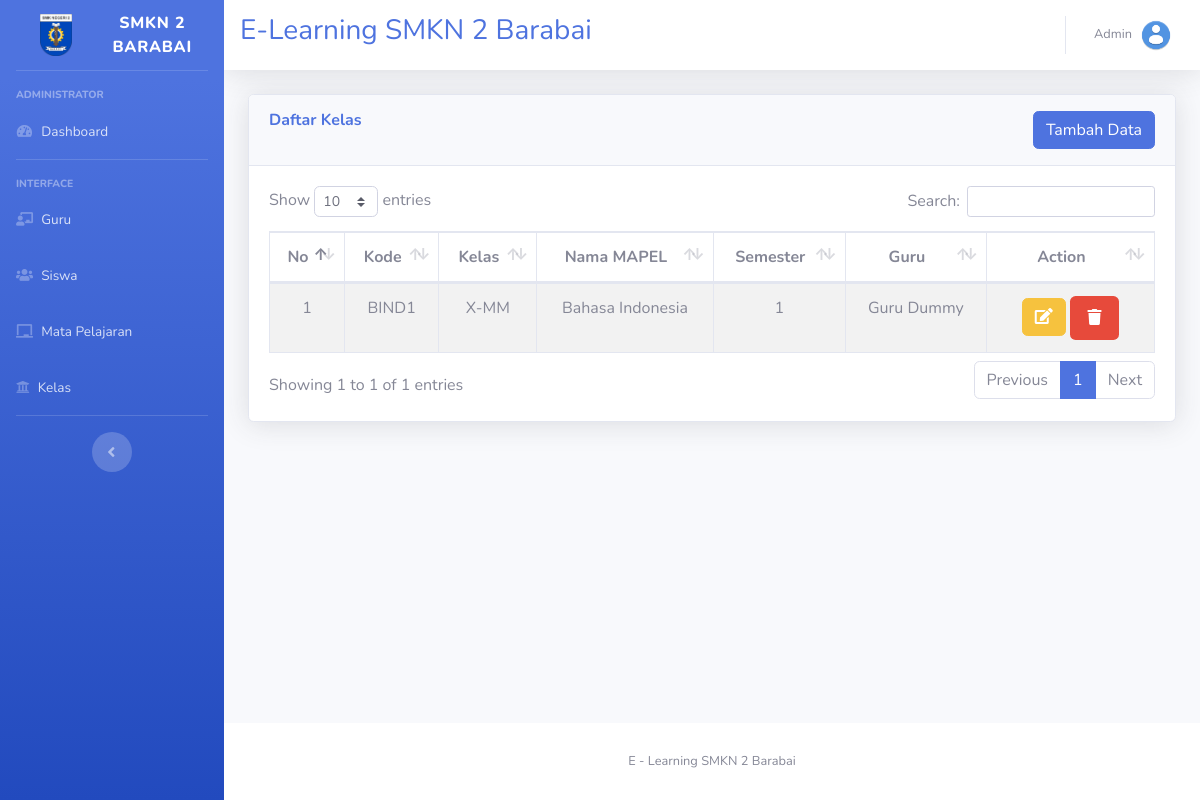
Page /index.php/c_kelas/daftar_kelas on the committed database.
### tables this page shows
CREATE TABLE `mapel` (
  `id_mapel` int(4) NOT NULL,
  `code` varchar(15) NOT NULL,
  `nama_mapel` varchar(100) NOT NULL,
  `keterangan` varchar(100) NOT NULL,
  `semester` int(2) NOT NULL
);

CREATE TABLE `kelas_mapel` (
  `id_kelas_mapel` int(4) NOT NULL,
  `NIP` varchar(20) NOT NULL,
  `id_mapel` int(4) NOT NULL,
  `kelas` varchar(20) NOT NULL,
  `token` varchar(50) NOT NULL,
  `gambar` varchar(150) NOT NULL
);

CREATE TABLE `guru` (
  `id_guru` int(5) NOT NULL,
  `NIP` varchar(20) NOT NULL,
  `nama` varchar(100) NOT NULL,
  `nohp` varchar(15) NOT NULL,
  `gender` enum('Laki-laki','Perempuan') NOT NULL
);

### application/controllers/C_kelas.php (called while the page is built, shortened)
<?php
class C_kelas extends CI_Controller
{
	public function daftar_kelas()
	{
		$data['title'] = 'Daftar Kelas';
		$this->load->model("M_kelas");
		$data['kelas'] = $this->M_kelas->tampildata()->result_array();
    $data['total_k'] = $this->M_kelas->Totalkelas();
		$this->load->view('templates/header', $data);
		$this->load->view('templates/sidebar');
		$this->load->view('templates/topbar');
		$this->load->view('templates/admin/kelas/list_kelas', $data);
		$this->load->view('templates/footer');
	}
}

### index.php (called while the page is built, shortened)
<?php
require_once BASEPATH.'core/CodeIgniter.php';

### application/models/M_kelas.php (called while the page is built, shortened)
<?php
class M_kelas extends CI_Model
{
    public function tampildata()
    {
      $this->db->select('*');
      $this->db->from('mapel, guru');
      $this->db->join('kelas_mapel', 'kelas_mapel.id_mapel = mapel.id_mapel AND kelas_mapel.NIP = guru.NIP');
      $this->db->where('kelas_mapel.id_mapel = mapel.id_mapel AND guru.NIP = kelas_mapel.NIP');
      $this->db->order_by('kelas_mapel.id_kelas_mapel', 'desc');
      return $this->db->get('');
    }
}

### application/views/templates/admin/kelas/list_kelas.php (the view, shortened to what this page needs)
<div class="container-fluid" style="margin-top: 20px">
  <head>
    <div class="card shadow mb-4">
      <div class="card-header py-3">
        <h6 class="m-0 font-weight-bold text-primary"><?php echo $title; ?>
          <a href="<?php echo base_url('C_kelas/tambah_data'); ?>" class="btn btn-primary float-right">Tambah Data</a>
      </div>
      <div class="card-body">
        <div class="table-responsive">
          <table class="table table-bordered table-striped text-center" id="dataTable" width="100%" cellspacing="0">
            <thead>
              <tr>
                <th>No</th>
                <th>Kode</th>
                <th>Kelas</th>
                <th>Nama MAPEL</th>
                <th>Semester</th>
                <th>Guru</th>
                <th style="width: 125px;">Action</th>
              </tr>
            </thead>
            <tbody>
              <?php
              $no = 1;
              foreach ($kelas  as $kelas) :
              ?>
                <tr>
                  <td><?php echo $no++;?></td>
                  <td><?php echo $kelas['code']; ?></td>
                  <td><?php echo $kelas['kelas']; ?></td>
                  <td><?php echo $kelas['nama_mapel']; ?></td>
                  <td><?php echo $kelas['semester']; ?></td>
                  <td><?php echo $kelas['nama']; ?></td>
                  <td>
                    <a href="<?php echo base_url() ?>C_kelas/edit_data/<?php echo $kelas['id_kelas_mapel']; ?>">
                    <button type="button" class="btn btn-warning">
                    <i class="fas fa-edit"></i>
                  </button>
                  </a>
                    <a href="<?php echo base_url() ?>C_kelas/hapus_data/<?php echo $kelas['id_kelas_mapel']; ?>" class="badge badge-danger">
                      <button type="button" class="btn btn-danger" onclick="javascript: return confirm('Data akan dihapus, anda yakin?')">
                        <i class="fas fa-trash"></i>
                      </button>
                  </a>
                  </td>
                </tr>
              <?php endforeach; ?>
            </tbody>
          </table>
        </div>
      </div>
    </div>
</div>
</div>

### rows in the picture
mapel: code "BIND1", kelas_mapel.kelas "X-MM", nama_mapel "Bahasa Indonesia", semester "1", guru.nama "Guru Dummy"

### other values in the picture
$title "Daftar Kelas"
